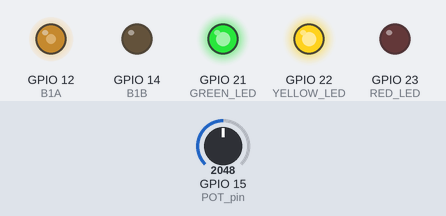
Recording of a sketch running on a simulated ESP32. Parts: output pins drawn as LEDs (lit = HIGH). Inputs (shaded band) come from the test bench; at power-on: GPIO 15 (POT_pin) = 2048. What the sketch prints to the serial monitor is not drawn.

Above: at 1.2 s.
1.3 s: GPIO 15 (POT_pin) set to 2866
At 1.7 s:
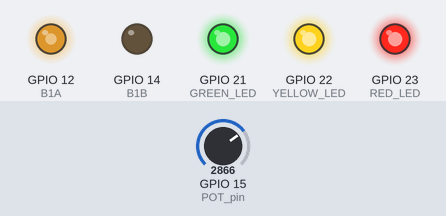
2.8 s: GPIO 15 (POT_pin) set to 3603
At 4.0 s:
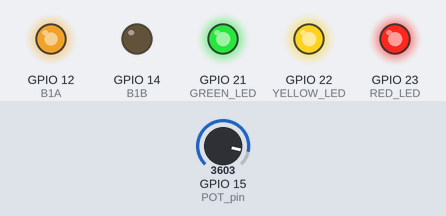
4.3 s: GPIO 15 (POT_pin) set to 1228
At 5.1 s:
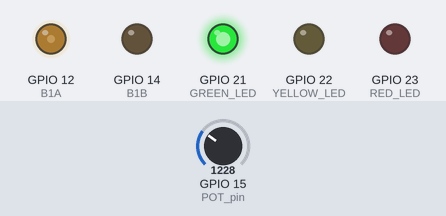
5.8 s: GPIO 15 (POT_pin) set to 491
At 6.3 s:
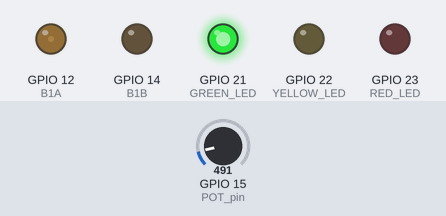
7.3 s: GPIO 15 (POT_pin) set to 0
At 8.5 s:
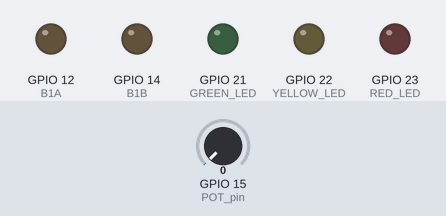
8.8 s: GPIO 15 (POT_pin) set to 2047
At 9.8 s:
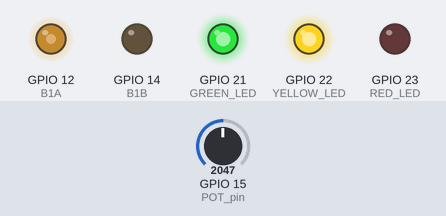
Timing chart, 0 to 11.3 s (numbered marks = the images above; inputs shaded):
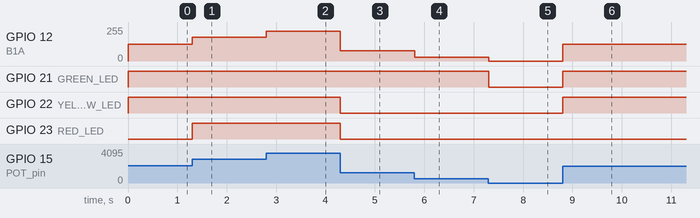

Measured:
- after the input at 1.3 s, GPIO 12 (B1A): 127/255 → 177/255 at once; GPIO 23 (RED_LED): LOW → HIGH at once
- after the input at 2.8 s, GPIO 12 (B1A): 177/255 → 223/255 at once
- after the input at 4.3 s, GPIO 12 (B1A): 223/255 → 76/255 at once; GPIO 22 (YELLOW_LED), GPIO 23 (RED_LED): HIGH → LOW at once
- after the input at 5.8 s, GPIO 12 (B1A): 76/255 → 30/255 at once
- after the input at 7.3 s, GPIO 12 (B1A): 30/255 → 0/255 at once; GPIO 21 (GREEN_LED): HIGH → LOW at once
- after the input at 8.8 s, GPIO 12 (B1A): 0/255 → 127/255 at once; GPIO 21 (GREEN_LED), GPIO 22 (YELLOW_LED): LOW → HIGH at once

The sketch:

withoutClasses.ino
```cpp
// --- pins (avoid GPIO1/TX0 for LED) ---
#define GREEN_LED 21    // moved off pin 1 (TX0) to prevent it being stuck HIGH
#define YELLOW_LED 22
#define RED_LED    23

#define POT_pin    15

// motor pins
#define B1A 12
#define B1B 14

// PWM props (keep your ledcAttach/ledcWrite usage)
const int freq = 5000;
const int resolution = 8;

// globals
int potVal = 0;
int speed_mapped = 0;

void setup() {
  pinMode(GREEN_LED, OUTPUT);
  pinMode(YELLOW_LED, OUTPUT);
  pinMode(RED_LED, OUTPUT);
  digitalWrite(GREEN_LED, LOW);
  digitalWrite(YELLOW_LED, LOW);
  digitalWrite(RED_LED, LOW);

  pinMode(POT_pin, INPUT);

  pinMode(B1A, OUTPUT);
  pinMode(B1B, OUTPUT);

  ledcAttach(B1A, freq, resolution);
  ledcWrite(B1A, 0);
  digitalWrite(B1B, LOW);

  Serial.begin(9600);
}

void loop() {
  potVal = analogRead(POT_pin);                // ESP32 default: 0–4095
  speed_mapped = map(potVal, 0, 4095, 0, 255); // duty 0–255
  speed_mapped = constrain(speed_mapped, 0, 255);

  // drive motor
  ledcWrite(B1A, speed_mapped);
  digitalWrite(B1B, LOW); // fixed direction

  // LED logic by thirds
  if (speed_mapped == 0) {
    digitalWrite(GREEN_LED, LOW);
    digitalWrite(YELLOW_LED, LOW);
    digitalWrite(RED_LED, LOW);
  } else if (speed_mapped <= 85) {           // lower third (1..85)
    digitalWrite(GREEN_LED, HIGH);
    digitalWrite(YELLOW_LED, LOW);
    digitalWrite(RED_LED, LOW);
  } else if (speed_mapped <= 170) {          // middle third (86..170)
    digitalWrite(GREEN_LED, HIGH);
    digitalWrite(YELLOW_LED, HIGH);
    digitalWrite(RED_LED, LOW);
  } else {                                   // top third (171..255)
    digitalWrite(GREEN_LED, HIGH);
    digitalWrite(YELLOW_LED, HIGH);
    digitalWrite(RED_LED, HIGH);
  }

  // debug (optional)
  Serial.println(speed_mapped);
}
```
